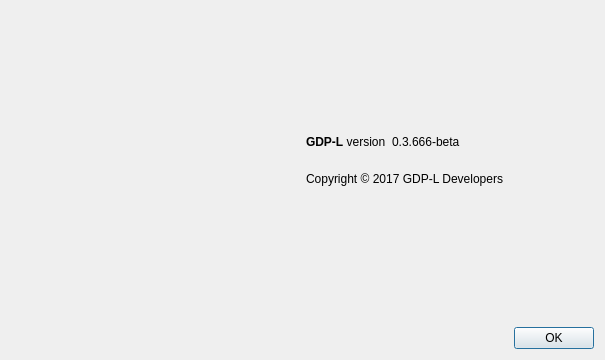
<?xml version="1.0" encoding="UTF-8"?>
<ui version="4.0">
 <class>AboutDialog</class>
 <widget class="QDialog" name="AboutDialog">
  <property name="geometry">
   <rect>
    <x>0</x>
    <y>0</y>
    <width>605</width>
    <height>360</height>
   </rect>
  </property>
  <property name="windowTitle">
   <string>About GDP-L</string>
  </property>
  <layout class="QGridLayout" name="gridLayout" columnstretch="5,5">
   <item row="0" column="0">
    <widget class="QLabel" name="label_4">
     <property name="sizePolicy">
      <sizepolicy hsizetype="Preferred" vsizetype="Ignored">
       <horstretch>0</horstretch>
       <verstretch>0</verstretch>
      </sizepolicy>
     </property>
     <property name="pixmap">
      <pixmap resource="../bitcoin.qrc">:/images/about</pixmap>
     </property>
    </widget>
   </item>
   <item row="0" column="1">
    <layout class="QVBoxLayout" name="verticalLayout_2">
     <item>
      <spacer name="verticalSpacer_2">
       <property name="orientation">
        <enum>Qt::Vertical</enum>
       </property>
       <property name="sizeHint" stdset="0">
        <size>
         <width>20</width>
         <height>40</height>
        </size>
       </property>
      </spacer>
     </item>
     <item>
      <layout class="QHBoxLayout" name="horizontalLayout">
       <item>
        <widget class="QLabel" name="label">
         <property name="cursor">
          <cursorShape>IBeamCursor</cursorShape>
         </property>
         <property name="text">
          <string>&lt;b&gt;GDP-L&lt;/b&gt; version</string>
         </property>
         <property name="textInteractionFlags">
          <set>Qt::LinksAccessibleByMouse|Qt::TextSelectableByKeyboard|Qt::TextSelectableByMouse</set>
         </property>
        </widget>
       </item>
       <item>
        <widget class="QLabel" name="versionLabel">
         <property name="cursor">
          <cursorShape>IBeamCursor</cursorShape>
         </property>
         <property name="text">
          <string notr="true">0.3.666-beta</string>
         </property>
         <property name="textInteractionFlags">
          <set>Qt::LinksAccessibleByMouse|Qt::TextSelectableByKeyboard|Qt::TextSelectableByMouse</set>
         </property>
        </widget>
       </item>
       <item>
        <spacer name="horizontalSpacer">
         <property name="orientation">
          <enum>Qt::Horizontal</enum>
         </property>
         <property name="sizeHint" stdset="0">
          <size>
           <width>40</width>
           <height>20</height>
          </size>
         </property>
        </spacer>
       </item>
      </layout>
     </item>
     <item>
      <widget class="QLabel" name="copyrightLabel">
       <property name="cursor">
        <cursorShape>IBeamCursor</cursorShape>
       </property>
       <property name="text">
        <string>
Copyright © 2017 GDP-L Developers
</string>
       </property>
       <property name="textInteractionFlags">
        <set>Qt::LinksAccessibleByMouse|Qt::TextSelectableByKeyboard|Qt::TextSelectableByMouse</set>
       </property>
      </widget>
     </item>
     <item>
      <spacer name="verticalSpacer">
       <property name="orientation">
        <enum>Qt::Vertical</enum>
       </property>
       <property name="sizeHint" stdset="0">
        <size>
         <width>20</width>
         <height>40</height>
        </size>
       </property>
      </spacer>
     </item>
     <item>
      <widget class="QDialogButtonBox" name="buttonBox">
       <property name="orientation">
        <enum>Qt::Horizontal</enum>
       </property>
       <property name="standardButtons">
        <set>QDialogButtonBox::Ok</set>
       </property>
      </widget>
     </item>
    </layout>
   </item>
  </layout>
 </widget>
 <resources>
  <include location="../bitcoin.qrc"/>
 </resources>
 <connections>
  <connection>
   <sender>buttonBox</sender>
   <signal>accepted()</signal>
   <receiver>AboutDialog</receiver>
   <slot>accept()</slot>
   <hints>
    <hint type="sourcelabel">
     <x>360</x>
     <y>308</y>
    </hint>
    <hint type="destinationlabel">
     <x>157</x>
     <y>274</y>
    </hint>
   </hints>
  </connection>
  <connection>
   <sender>buttonBox</sender>
   <signal>rejected()</signal>
   <receiver>AboutDialog</receiver>
   <slot>reject()</slot>
   <hints>
    <hint type="sourcelabel">
     <x>428</x>
     <y>308</y>
    </hint>
    <hint type="destinationlabel">
     <x>286</x>
     <y>274</y>
    </hint>
   </hints>
  </connection>
 </connections>
</ui>
